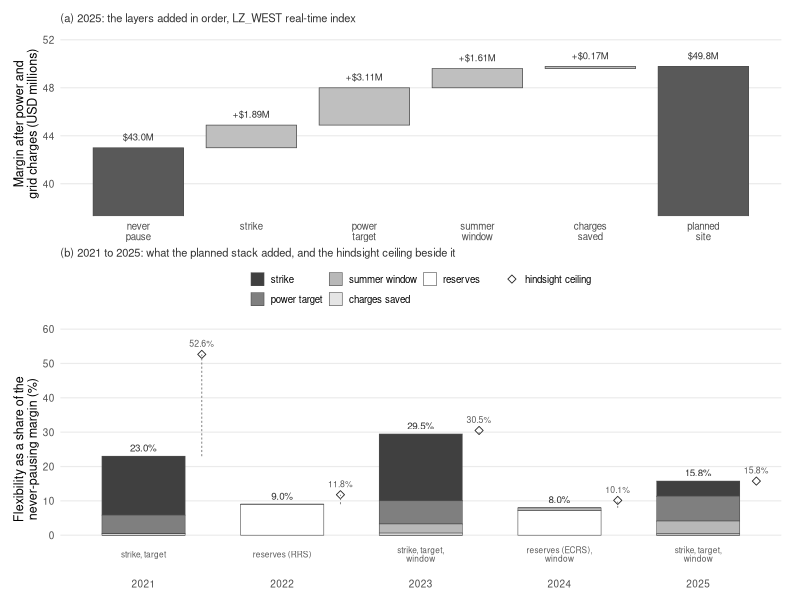
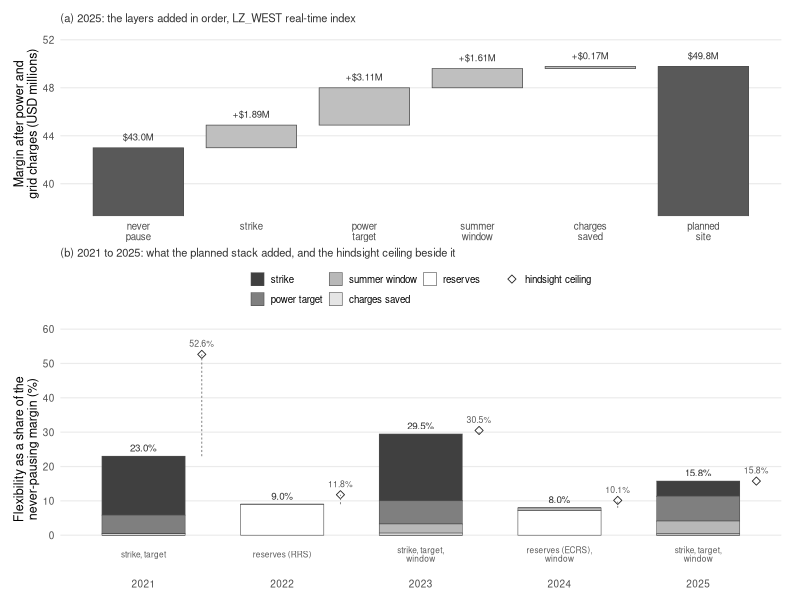

Write R code to recreate these figures, in order.
# fig_ch9_stack.R -- Chapter 9: what the flexibility stack was worth to the
# reference site, from analysis/data/ch9_optimal_stack.csv (written by
# analysis/checks/ch9_optimal_stack.R). Run from the repo root:
#   Rscript analysis/figures/fig_ch9_stack.R
# Output: book/images/ch9_stack.png (+ .pdf).
#   (a) 2025 as a waterfall: the never-pausing grid site's margin after power
#       and grid charges (EXEC-020: the ledger is a margin, not a profit), then each
#       layer added in the order the chapter stacks them, to the planned site
#       (in 2025 the planned site and the hindsight ceiling are the same stack)
#   (b) 2021-2025: the value of flexibility as a share of the never-pausing
#       site's margin, for the PLANNED site (annual switches set in advance:
#       reserves on the previous year's ledger, the window by the June rule),
#       split by layer; the hindsight ceiling (the best annual choice in hindsight) is marked beside
#       each bar as the ceiling, the way the loop is graded against its oracle
suppressWarnings(Sys.setlocale("LC_ALL", "en_US.UTF-8"))
suppressMessages({ library(ggplot2); library(patchwork) })
r <- read.csv("analysis/data/ch9_optimal_stack.csv", stringsAsFactors = FALSE)

# (a) the 2025 waterfall, in $ millions
y25 <- r[r$year == 2025, ]
stopifnot(y25$plan_alloc == "flex", y25$plan_fourcp)            # the waterfall is the price-only stack with the window
steps <- data.frame(
  step = c("never pause", "strike", "power target", "summer window", "charges saved", "planned site"),
  value = c(y25$never_total, y25$strike_gain, y25$tuning_gain, y25$fourcp_net,
            y25$plan_total - (y25$never_total + y25$strike_gain + y25$tuning_gain + y25$fourcp_net),
            y25$plan_total) / 1e6)
steps$step <- factor(steps$step, levels = steps$step)
ends <- cumsum(steps$value[1:5])
steps$end <- c(ends, steps$value[6])
steps$start <- c(0, ends[1:4], 0)
steps$kind <- c("total", "gain", "gain", "gain", "gain", "total")
pa <- ggplot(steps) +
  geom_rect(aes(xmin = as.numeric(step) - 0.4, xmax = as.numeric(step) + 0.4,
                ymin = ifelse(kind == "total", 0, start), ymax = end,
                fill = kind), color = "grey30", linewidth = 0.25) +
  geom_text(aes(x = as.numeric(step), y = end + 0.9,
                label = ifelse(kind == "total", sprintf("$%.1fM", value), sprintf("+$%.2fM", value))),
            size = 2.4, color = "grey20") +
  scale_x_continuous(breaks = 1:6, labels = c("never\npause", "strike", "power\ntarget", "summer\nwindow", "charges\nsaved", "planned\nsite")) +
  scale_fill_manual(values = c(total = "grey35", gain = "grey75"), guide = "none") +
  coord_cartesian(ylim = c(38, 52)) +
  labs(x = NULL, y = "Margin after power and\ngrid charges (USD millions)",
       subtitle = "(a) 2025: the layers added in order, LZ_WEST real-time index") +
  theme_minimal(base_size = 9) +
  theme(panel.grid.minor = element_blank(), panel.grid.major.x = element_blank(),
        axis.text.x = element_text(size = 7),
        plot.subtitle = element_text(size = 8, color = "grey20"),
        plot.margin = margin(4, 8, 2, 4))

# (b) five years, as a share of the never-pausing margin, decomposed along the
# planned path: strike / power target / window / charges saved where the
# planned site ran the price-only stack, reserves / window where it had
# committed both fleets to a reserve award on the previous year's winner
comp <- do.call(rbind, lapply(seq_len(nrow(r)), function(i) {
  x <- r[i, ]
  if (x$plan_alloc == "flex") {
    v <- c(strike = x$strike_gain, `power target` = x$tuning_gain, `summer window` = if (x$plan_fourcp) x$fourcp_net else 0, reserves = 0)
    v["charges saved"] <- x$plan_flex - sum(v)
  } else if (x$plan_alloc == "both") {
    # both fleets held at stock on the award: the only other change is the window
    v <- c(strike = 0, `power target` = 0, `summer window` = x$plan_flex - x$plan_asrev, reserves = x$plan_asrev, `charges saved` = 0)
    if (!x$plan_fourcp) stopifnot(abs(v[["summer window"]]) < 1)
  } else stop(sprintf("%d: a one-fleet reserve allocation in the planned path; decompose it before plotting", x$year))
  data.frame(year = x$year, layer = names(v), value = as.numeric(v) / x$never_total * 100)
}))
comp$layer <- factor(comp$layer, levels = c("strike", "power target", "summer window", "charges saved", "reserves"))
tot <- aggregate(value ~ year, comp, sum)
lab <- r[, c("year", "plan_alloc", "plan_product", "plan_fourcp")]
lab$txt <- ifelse(lab$plan_alloc == "flex", "strike, target", sprintf("reserves (%s)", lab$plan_product))
lab$txt <- paste0(lab$txt, ifelse(lab$plan_fourcp, ",\nwindow", ""))
hind <- data.frame(year = r$year, value = 100 * r$hind_flex / r$never_total,
                   same = abs(r$hind_flex - r$plan_flex) < 1, series = "hindsight ceiling")
hind$bar <- tot$value[match(hind$year, tot$year)]
pb <- ggplot(comp, aes(factor(year), value, fill = layer)) +
  geom_col(width = 0.6, color = "grey30", linewidth = 0.2) +
  geom_text(data = merge(tot, lab), aes(factor(year), value + 2.5, label = sprintf("%.1f%%", value)),
            inherit.aes = FALSE, size = 2.5, color = "grey20") +
  geom_point(data = hind, aes(as.numeric(factor(year)) + 0.42, value, shape = series), inherit.aes = FALSE,
             size = 1.9, color = "grey15", fill = "white", stroke = 0.45) +
  geom_segment(data = hind[!hind$same, ], aes(x = as.numeric(factor(year)) + 0.42, xend = as.numeric(factor(year)) + 0.42,
                                              y = bar, yend = value),
               inherit.aes = FALSE, color = "grey45", linewidth = 0.3, linetype = "22") +
  geom_text(data = hind, aes(as.numeric(factor(year)) + 0.42, value + 3.2, label = sprintf("%.1f%%", value)),   # every diamond labelled, 2025 included where it equals the bar
            inherit.aes = FALSE, size = 2.2, color = "grey35", hjust = 0.5) +
  geom_text(data = merge(tot, lab), aes(factor(year), -5.5, label = txt),
            inherit.aes = FALSE, size = 2.1, color = "grey35", lineheight = 0.85) +
  scale_fill_manual(values = c(strike = "grey25", `power target` = "grey50", `summer window` = "grey72",
                               `charges saved` = "grey90", reserves = "white"), name = NULL, drop = FALSE) +
  scale_shape_manual(values = c(`hindsight ceiling` = 23), name = NULL) +
  scale_y_continuous(breaks = seq(0, 60, 10)) + coord_cartesian(ylim = c(-8, 58), clip = "off") +
  guides(fill = guide_legend(order = 1, nrow = 2), shape = guide_legend(order = 2)) +
  labs(x = NULL, y = "Flexibility as a share of the\nnever-pausing margin (%)",
       subtitle = "(b) 2021 to 2025: what the planned stack added, and the hindsight ceiling beside it") +
  theme_minimal(base_size = 9) +
  theme(panel.grid.minor = element_blank(), panel.grid.major.x = element_blank(),
        legend.position = "top", legend.text = element_text(size = 7),
        legend.key.size = unit(3.5, "mm"),
        plot.subtitle = element_text(size = 8, color = "grey20"),
        plot.margin = margin(2, 8, 2, 4))
p_all <- pa / pb + plot_layout(heights = c(1, 1.35))
ggsave("book/images/ch9_stack.png", p_all, width = 124, height = 132, units = "mm", dpi = 300, bg = "white")
ggsave("book/images/ch9_stack.pdf", p_all, width = 124, height = 132, units = "mm", bg = "white")
cat("2025 waterfall ($M):\n"); print(steps[, c("step", "value")], row.names = FALSE)
cat("\nplanned flexibility share of never-pausing margin by year (%), and the hindsight ceiling:\n")
print(merge(merge(tot, lab)[, c("year", "value", "txt")], setNames(hind[, c("year", "value")], c("year", "hindsight"))), row.names = FALSE)
cat("Wrote book/images/ch9_stack.png and .pdf\n")
